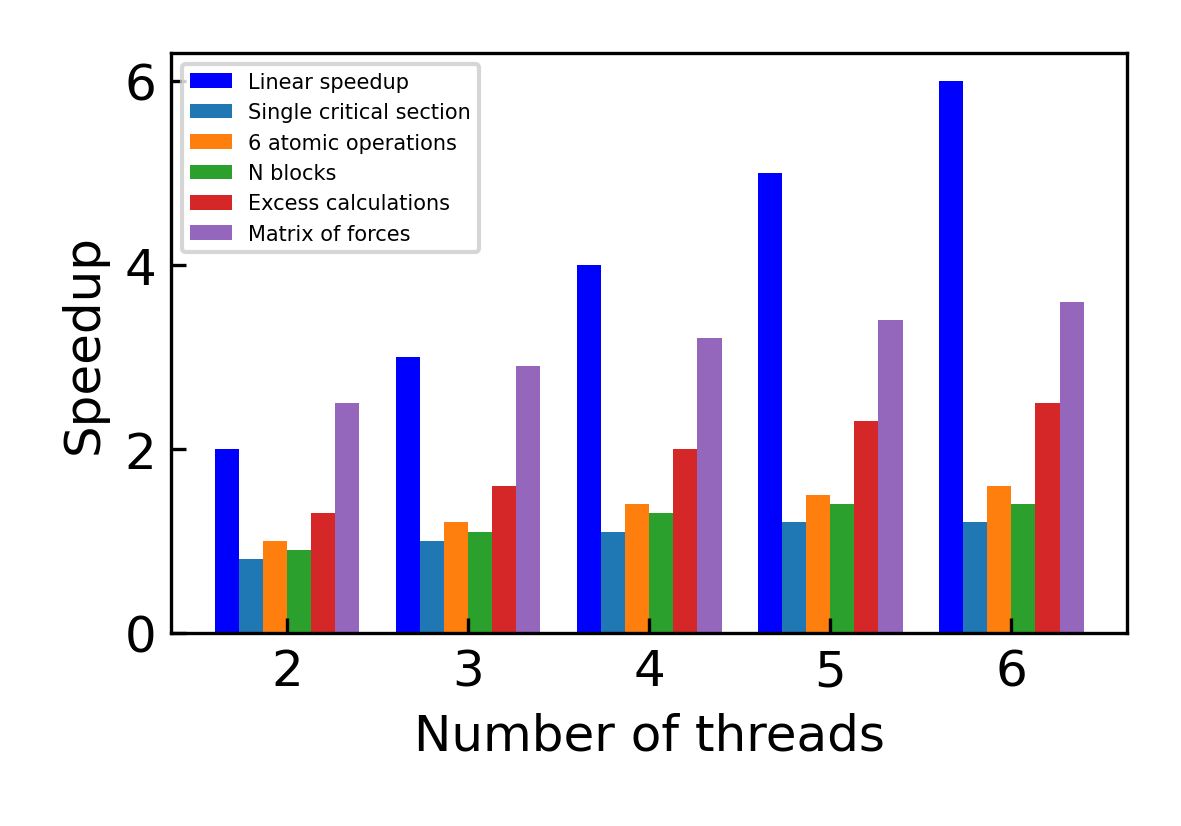

Recreate this plot in Python.
#!/usr/bin/env python3

import os

import matplotlib.pyplot as plt
import matplotlib.ticker as ticker
import numpy as np

def draw(filenames, labels):
    dataX = []
    dataY = []

    plt.rcParams["legend.markerscale"] = 2.0
    plt.rcParams['font.family'] = 'sans-serif'
    plt.rcParams['font.size'] = '12'
    plt.rcParams["legend.loc"] = "upper left" # 'upper left', 'upper right', 'lower left', 'lower right', 'center'
    plt.rcParams["legend.fontsize"] = "5"
    
    cm = 1/2.54  # centimeters in inches
    fig = plt.figure(figsize=(10*cm, 7*cm))
    ax = fig.add_subplot(111)
    ax.set_title("")
    ax.set(xlabel="Number of threads", ylabel="Speedup")
    ax.label_outer()
    
    ax.xaxis.set_tick_params(direction='in', which='both')
    ax.yaxis.set_tick_params(direction='in', which='both')
    ax.xaxis.set_major_locator(ticker.MultipleLocator(1))
    # ax.yaxis.set_major_locator(ticker.MultipleLocator(1))

    count_versions = 0
    lbls = []
    for (fname, datalabel) in zip(filenames, labels):
        data = np.loadtxt(fname)
        dataX.append((data[:, 0]))
        dataY.append(data[:, 1])
        lbls.append(datalabel)
        count_versions += 1

    thrd_cur = min(dataX[0])
    thrd_step = dataX[0][1] - dataX[0][0] if len(dataX[0]) > 1 else 0
    thrd_end = max(dataX[0])
    wdh = 0.8 / (count_versions + 1)
    
    first_iteration = True
    p_offset = -wdh * count_versions * 0.5
    while thrd_cur <= thrd_end:
        if first_iteration:
            lbl = "Linear speedup"
            first_iteration = False
        else:
            lbl = ""
        ax.bar(thrd_cur + p_offset, thrd_cur, label = lbl, color = "blue", width = wdh);
        thrd_cur += thrd_step
    
    # p_offset += wdh * 0.5
    p_offset += wdh
    for i in range(0, len(dataX)):
        ax.bar(dataX[i] + p_offset, dataY[i], label=lbls[i], width = wdh);
        p_offset += wdh
    

    plt.tight_layout()
    ax.legend()
    fig.savefig('chart.png', dpi=300)
    # fig.savefig('chart.pdf', dpi=300)

if __name__ == "__main__":
    draw(["prog1.dat", "prog2.dat", "prog3.dat", "prog4.dat", "prog5.dat"], ["Single critical section", "6 atomic operations", "N blocks", "Excess calculations", "Matrix of forces"])
    # draw(["prog1.dat", "prog2.dat", "prog3.dat", "prog4.dat", "prog5.dat"], ["Версия 1", "Версия 2", "Версия 3", "Версия 4", "Версия 5"])
